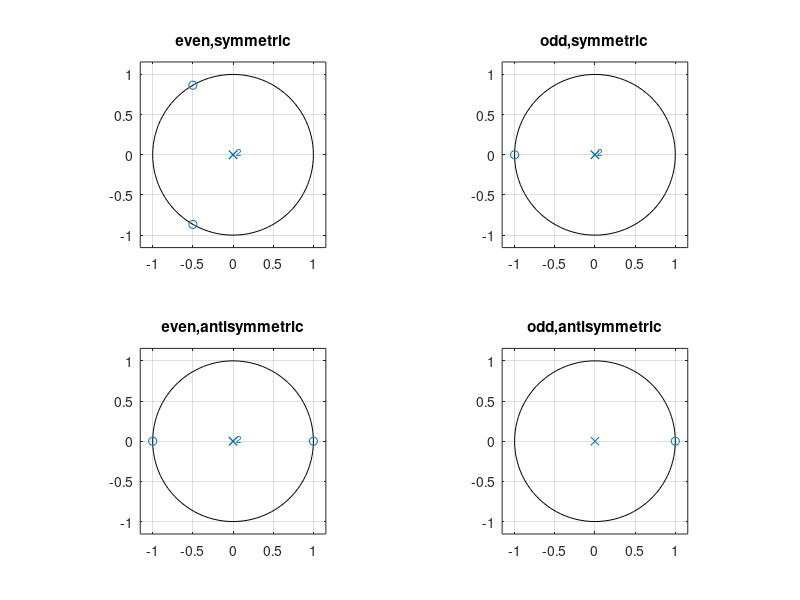

This figure's MATLAB source:
clc;
clear;
close all;
w=-pi:0.2:pi;
#m=even and symmetric
subplot(2,2,1)
zplane([0.5,0.5,0.5],[1]);
title('even,symmetric')
#m=odd and symmetric
subplot(2,2,2)
zplane([0,0.5,0.5],[1]);
title('odd,symmetric')
#m=even and antisymmetric
subplot(2,2,3)
zplane([-0.5,0,0.5],[1]);
title('even,antisymmetric')
#m=odd and antisymmetric
subplot(2,2,4)
zplane([-0.5,0.5],[1]);
title('odd,antisymmetric')
